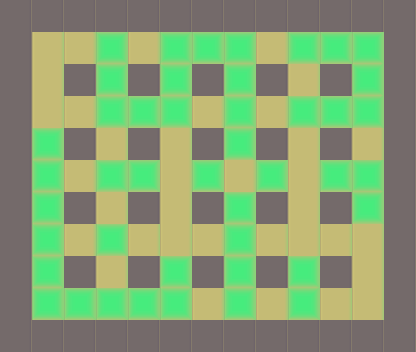

This is a level from a 2D game, rendered from its Tiled map with the project's own tilesets. A one-line summary and the complete map file follow:
An orthogonal 13x11 tile map with 32x32 px tiles, 2 tile layers (base, piedras).

<map version="1.0" orientation="orthogonal" renderorder="right-down" width="13" height="11" tilewidth="32" tileheight="32" nextobjectid="1">
 <properties>
  <property name="nombre" value="Nivel 10" />
 </properties>
 <tileset firstgid="1" name="tile" tilewidth="32" tileheight="32" tilecount="3">
  <image source="../tilebase.png" width="96" height="32" />
  <terraintypes>
   <terrain name="New Terrain" tile="-1" />
  </terraintypes>
 </tileset>
 <layer name="base" width="13" height="11">
  <data>
   <tile gid="1" />
   <tile gid="1" />
   <tile gid="1" />
   <tile gid="1" />
   <tile gid="1" />
   <tile gid="1" />
   <tile gid="1" />
   <tile gid="1" />
   <tile gid="1" />
   <tile gid="1" />
   <tile gid="1" />
   <tile gid="1" />
   <tile gid="1" />
   <tile gid="1" />
   <tile gid="2" />
   <tile gid="2" />
   <tile gid="2" />
   <tile gid="2" />
   <tile gid="2" />
   <tile gid="2" />
   <tile gid="2" />
   <tile gid="2" />
   <tile gid="2" />
   <tile gid="2" />
   <tile gid="2" />
   <tile gid="1" />
   <tile gid="1" />
   <tile gid="2" />
   <tile gid="1" />
   <tile gid="2" />
   <tile gid="1" />
   <tile gid="2" />
   <tile gid="1" />
   <tile gid="2" />
   <tile gid="1" />
   <tile gid="2" />
   <tile gid="1" />
   <tile gid="2" />
   <tile gid="1" />
   <tile gid="1" />
   <tile gid="2" />
   <tile gid="2" />
   <tile gid="2" />
   <tile gid="2" />
   <tile gid="2" />
   <tile gid="2" />
   <tile gid="2" />
   <tile gid="2" />
   <tile gid="2" />
   <tile gid="2" />
   <tile gid="2" />
   <tile gid="1" />
   <tile gid="1" />
   <tile gid="2" />
   <tile gid="1" />
   <tile gid="2" />
   <tile gid="1" />
   <tile gid="2" />
   <tile gid="1" />
   <tile gid="2" />
   <tile gid="1" />
   <tile gid="2" />
   <tile gid="1" />
   <tile gid="2" />
   <tile gid="1" />
   <tile gid="1" />
   <tile gid="2" />
   <tile gid="2" />
   <tile gid="2" />
   <tile gid="2" />
   <tile gid="2" />
   <tile gid="2" />
   <tile gid="2" />
   <tile gid="2" />
   <tile gid="2" />
   <tile gid="2" />
   <tile gid="2" />
   <tile gid="1" />
   <tile gid="1" />
   <tile gid="2" />
   <tile gid="1" />
   <tile gid="2" />
   <tile gid="1" />
   <tile gid="2" />
   <tile gid="1" />
   <tile gid="2" />
   <tile gid="1" />
   <tile gid="2" />
   <tile gid="1" />
   <tile gid="2" />
   <tile gid="1" />
   <tile gid="1" />
   <tile gid="2" />
   <tile gid="2" />
   <tile gid="2" />
   <tile gid="2" />
   <tile gid="2" />
   <tile gid="2" />
   <tile gid="2" />
   <tile gid="2" />
   <tile gid="2" />
   <tile gid="2" />
   <tile gid="2" />
   <tile gid="1" />
   <tile gid="1" />
   <tile gid="2" />
   <tile gid="1" />
   <tile gid="2" />
   <tile gid="1" />
   <tile gid="2" />
   <tile gid="1" />
   <tile gid="2" />
   <tile gid="1" />
   <tile gid="2" />
   <tile gid="1" />
   <tile gid="2" />
   <tile gid="1" />
   <tile gid="1" />
   <tile gid="2" />
   <tile gid="2" />
   <tile gid="2" />
   <tile gid="2" />
   <tile gid="2" />
   <tile gid="2" />
   <tile gid="2" />
   <tile gid="2" />
   <tile gid="2" />
   <tile gid="2" />
   <tile gid="2" />
   <tile gid="1" />
   <tile gid="1" />
   <tile gid="1" />
   <tile gid="1" />
   <tile gid="1" />
   <tile gid="1" />
   <tile gid="1" />
   <tile gid="1" />
   <tile gid="1" />
   <tile gid="1" />
   <tile gid="1" />
   <tile gid="1" />
   <tile gid="1" />
   <tile gid="1" />
  </data>
 </layer>
 <layer name="piedras" width="13" height="11">
  <data>
   <tile gid="0" />
   <tile gid="0" />
   <tile gid="0" />
   <tile gid="0" />
   <tile gid="0" />
   <tile gid="0" />
   <tile gid="0" />
   <tile gid="0" />
   <tile gid="0" />
   <tile gid="0" />
   <tile gid="0" />
   <tile gid="0" />
   <tile gid="0" />
   <tile gid="0" />
   <tile gid="0" />
   <tile gid="0" />
   <tile gid="3" />
   <tile gid="0" />
   <tile gid="3" />
   <tile gid="3" />
   <tile gid="3" />
   <tile gid="0" />
   <tile gid="3" />
   <tile gid="3" />
   <tile gid="3" />
   <tile gid="0" />
   <tile gid="0" />
   <tile gid="0" />
   <tile gid="0" />
   <tile gid="3" />
   <tile gid="0" />
   <tile gid="3" />
   <tile gid="0" />
   <tile gid="3" />
   <tile gid="0" />
   <tile gid="0" />
   <tile gid="0" />
   <tile gid="3" />
   <tile gid="0" />
   <tile gid="0" />
   <tile gid="0" />
   <tile gid="0" />
   <tile gid="3" />
   <tile gid="3" />
   <tile gid="3" />
   <tile gid="0" />
   <tile gid="3" />
   <tile gid="0" />
   <tile gid="3" />
   <tile gid="3" />
   <tile gid="3" />
   <tile gid="0" />
   <tile gid="0" />
   <tile gid="3" />
   <tile gid="0" />
   <tile gid="0" />
   <tile gid="0" />
   <tile gid="0" />
   <tile gid="0" />
   <tile gid="3" />
   <tile gid="0" />
   <tile gid="0" />
   <tile gid="0" />
   <tile gid="0" />
   <tile gid="0" />
   <tile gid="0" />
   <tile gid="3" />
   <tile gid="0" />
   <tile gid="3" />
   <tile gid="3" />
   <tile gid="0" />
   <tile gid="3" />
   <tile gid="0" />
   <tile gid="3" />
   <tile gid="0" />
   <tile gid="3" />
   <tile gid="3" />
   <tile gid="0" />
   <tile gid="0" />
   <tile gid="3" />
   <tile gid="0" />
   <tile gid="0" />
   <tile gid="0" />
   <tile gid="0" />
   <tile gid="0" />
   <tile gid="3" />
   <tile gid="0" />
   <tile gid="0" />
   <tile gid="0" />
   <tile gid="3" />
   <tile gid="0" />
   <tile gid="0" />
   <tile gid="3" />
   <tile gid="0" />
   <tile gid="3" />
   <tile gid="0" />
   <tile gid="0" />
   <tile gid="0" />
   <tile gid="3" />
   <tile gid="0" />
   <tile gid="0" />
   <tile gid="0" />
   <tile gid="0" />
   <tile gid="0" />
   <tile gid="0" />
   <tile gid="3" />
   <tile gid="0" />
   <tile gid="0" />
   <tile gid="0" />
   <tile gid="3" />
   <tile gid="0" />
   <tile gid="3" />
   <tile gid="0" />
   <tile gid="3" />
   <tile gid="0" />
   <tile gid="0" />
   <tile gid="0" />
   <tile gid="0" />
   <tile gid="3" />
   <tile gid="3" />
   <tile gid="3" />
   <tile gid="3" />
   <tile gid="3" />
   <tile gid="0" />
   <tile gid="3" />
   <tile gid="0" />
   <tile gid="3" />
   <tile gid="0" />
   <tile gid="0" />
   <tile gid="0" />
   <tile gid="0" />
   <tile gid="0" />
   <tile gid="0" />
   <tile gid="0" />
   <tile gid="0" />
   <tile gid="0" />
   <tile gid="0" />
   <tile gid="0" />
   <tile gid="0" />
   <tile gid="0" />
   <tile gid="0" />
   <tile gid="0" />
   <tile gid="0" />
  </data>
 </layer>
</map>
